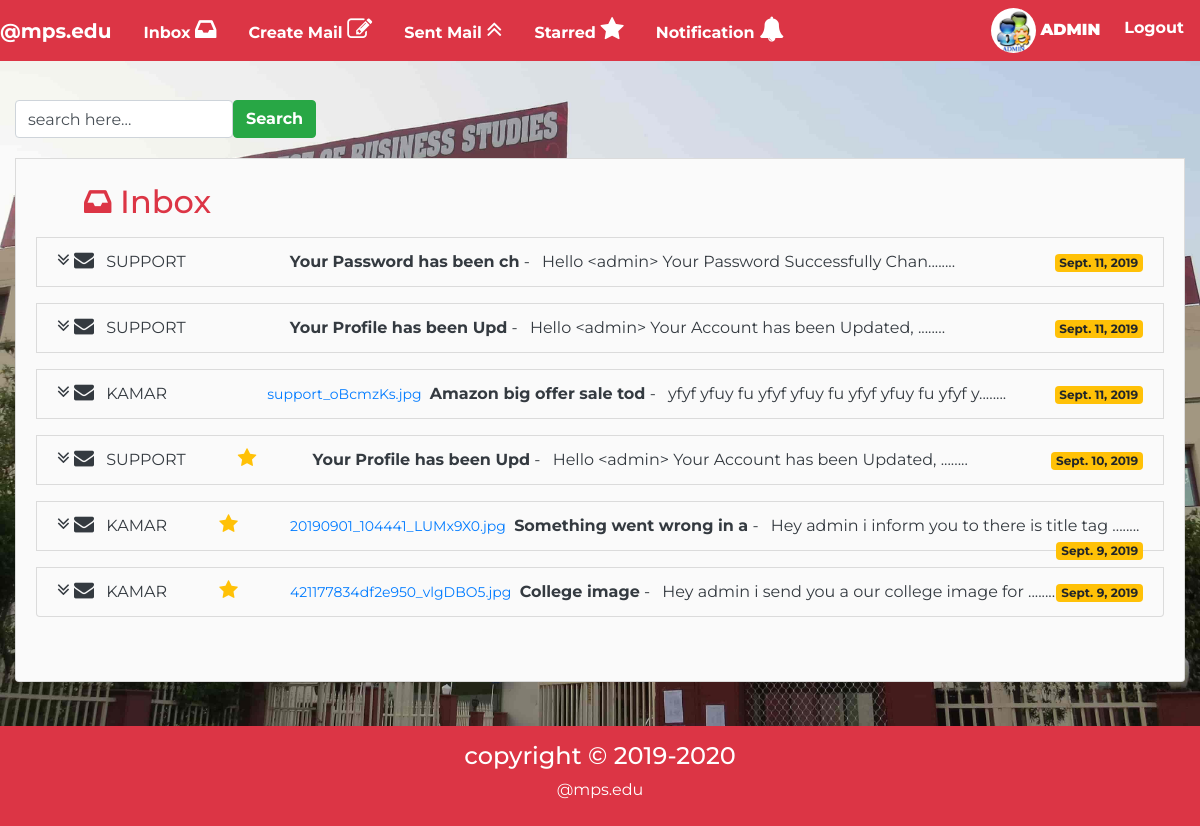
Page /inbox/ (signed in) on the earlier database version.
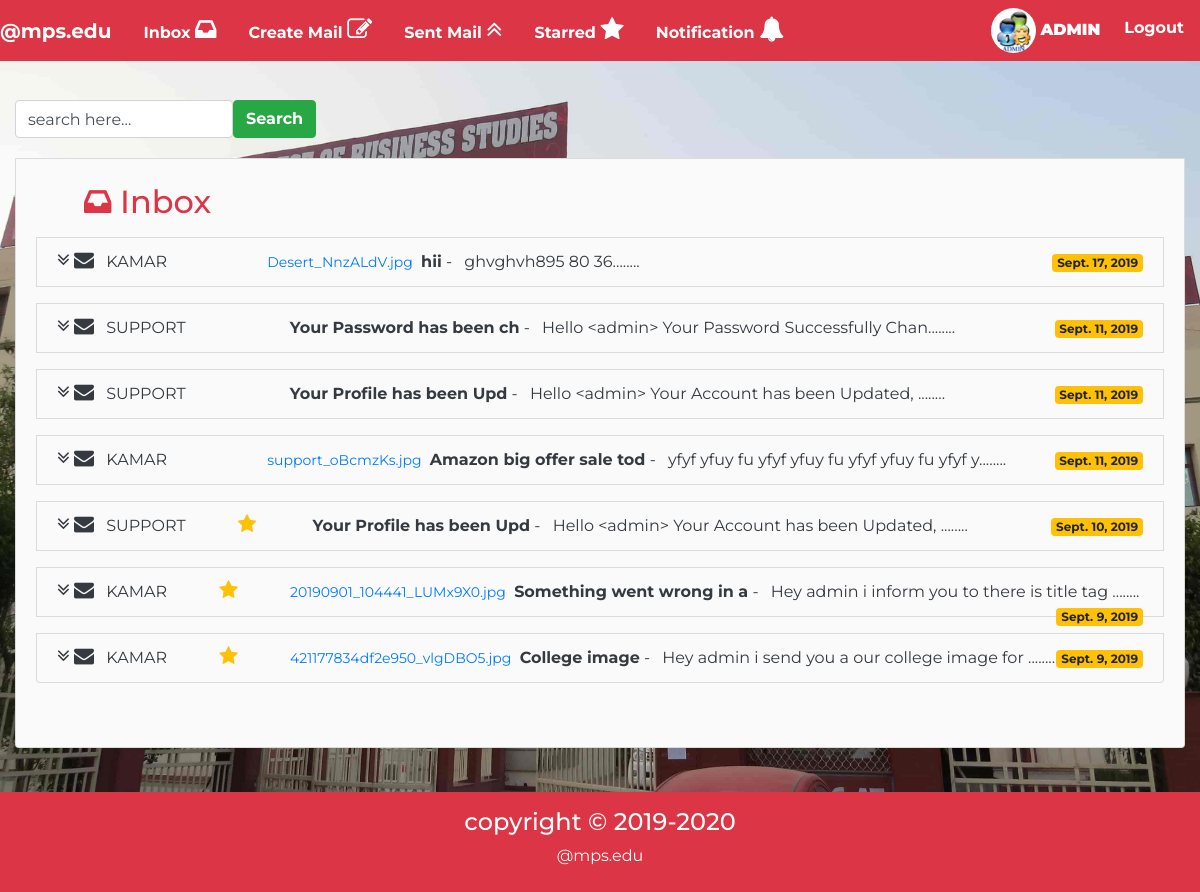
Same page on the later database version.
### mail/models.py (models this page shows, shortened)
class Inbox(models.Model):
	profile=models.ForeignKey(Profile,on_delete=models.CASCADE,related_name="inbox_profile")
	from_user=models.ForeignKey(Profile,on_delete=models.CASCADE,related_name="from_user",default='')
	sub=models.CharField(max_length=200)
	msg=models.TextField()
	attach=models.FileField(upload_to="attach_data/",default="")
	date=models.DateField(auto_now_add=True)
	starred=models.BooleanField(default=False)

### account/models.py (models this page shows, shortened)
class Profile(models.Model):
	user=models.OneToOneField(User,on_delete=models.CASCADE)
	gender=models.CharField(max_length=10,choices=(('Male','Male'),('Female','Female')),default='Male')
	tel=models.CharField(max_length=10)
	pic=models.ImageField(upload_to='profile/profile_pic',default="profile/profile_pic/profile_image.jpg")
	type=models.CharField(max_length=10,choices=(('Student','Student'),('Teacher','Teacher')),default='Student')
	security=models.CharField(max_length=50,default="")

### mail/views.py (the view)
# urls.py: path('inbox/',views.inbox),
@login_required(login_url="/account/login")
def inbox(req):
	inbox=Inbox.objects.filter(profile__user__username=req.user).order_by('-id')
	return render(req,"mail/inbox.html",{'inbox':inbox})

### mail/templates/mail/inbox.html (shortened to what this page needs)
{%extends 'mail/basic.html'%}
{%block body%}
<div class="container-fluid">
	<section class="my-5">
		<div class=" mt-5 mb-3">
		<form action="#" method="post" class="form-inline ">
		<input type="search" value="search here..." class="form-control">
		<button type="submit" class="btn btn-success my-1 font-weight-bolder">Search</button>
	</form>
	</div>
	<div class="remove-underline list-group-item bg list-group-item-secondary pb-5 pt-4">
		<h2 class="text-danger ml-5"><i class="fa fa-inbox"></i> Inbox</h2>
{% for msg in inbox%}
<li class="list-group-item list-group-item-secondary inbox my-3 delhover" id="delhover{{msg.id}}">
    <a href="/home/inbox_view/{{msg.id}}" class="text-dark">
   <i class="fa fa-angle-double-down font-awesome-size"></i>&nbsp<i class="fa fa-envelope font-awesome-size"></i>
	<span class="ml-2 mr-5 ">{{msg.from_user.user.username|upper}}</span></a>
	{%if msg.starred%}
	<a href="#"  id="{{msg.id}}" class="text-warning delete_starred"><i class="fa fa-star font-awesome-size font-awesome-delete" ></i></a>
	{%else%}
	<a href="#" id="{{msg.id}}" class="text-info save_starred"><i class="fa fa-star font-awesome-size font-awesome-delete starred-inbox" id="starred{{msg.id}}"></i></a>
	{%endif%}
	<a href="/home/inbox_view/{{msg.id}}" class="text-dark">
	<span class="ml-5 text-primary" style="font-size:14px;">{{msg.attach.name|slice:"12:"}}</span>
	<span class="font-weight-bolder ml-1">{{msg.sub|slice:":25"}}</span> -
	<span class="ml-2">{{msg.msg|slice:":45"}}........</span>
	</a>
	<span class="float-right"><span class="badge badge-warning">{{msg.date}}</span></span>
</li>
{%endfor%}
</div>
</section>
</div>
{%endblock%}

Differences in the rows shown:
added Inbox: from_user.user.username "KAMAR", attach.name "Desert_NnzALdV.jpg", sub "hii", msg "ghvghvh895 80 36", date "Sept. 17, 2019"
